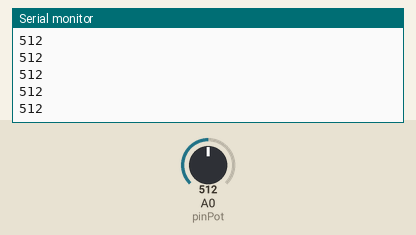
The sketch below on a simulated Arduino MKR. Shown: the last lines printed to the serial monitor. The inputs (shaded band) are chosen by the test bench; at power-on: A0 (pinPot) = 512. WiFi joins after 1.5 s; servers stay silent unless stated; no MQTT or app messages arrive unless stated.

Above: at 2.7 s.
2.8 s: A0 (pinPot) set to 716
At 3.8 s:
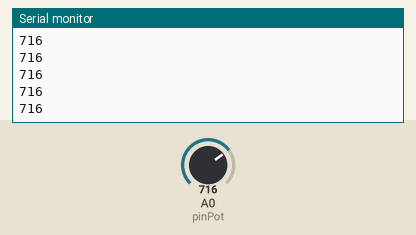
4.3 s: A0 (pinPot) set to 900
At 5.1 s:
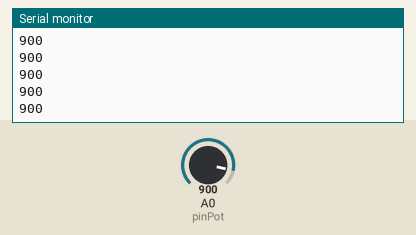
Timing chart, 0 to 7.3 s (numbered marks = the images above; inputs shaded):
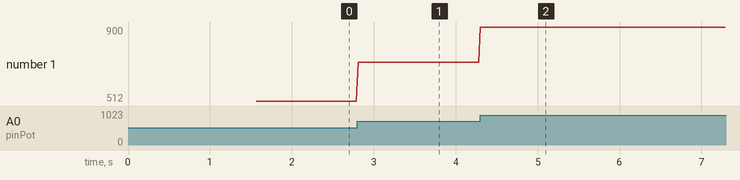

The sketch:

shiftr.io_arduino_sender.ino
```cpp
#include <WiFiNINA.h>
#include <MQTT.h>
#include "wifiCredentials.h"

const char ssid[] = WIFI_SSID;
const char pass[] = WIFI_PASS;
unsigned long lastMillis = 0;
int ledBlink;

WiFiClient net;
MQTTClient client;
int status = WL_IDLE_STATUS;

#define pinPot A0
int value = 0;
int valuePotMeter;


void setup() {
  //Serial.begin(115200);
  Serial.begin(9600);

  // attempt to connect to Wifi network:
  while (WiFi.begin(ssid, pass) != WL_CONNECTED) {
    // failed, retry
    Serial.print("No WiFi connection");
    delay(5000);

    pinMode(pinPot, INPUT);
  }

  // once you are connected :
  Serial.println("You're connected to the network");

  //start mqtt
  client.begin("audrey.cloud.shiftr.io", net);
  connect();
}

void loop() {
  client.loop();
  delay(10);

  // check if connected
  if (!client.connected()) {
    connect();
  }

  // publish a message roughly every second.
  // if (millis() - lastMillis > 1000) {
  //   lastMillis = millis();

  //   if(ledBlink == 1) {
  //     ledBlink = 0;
  //   }else {
  //     ledBlink = 1;
  //   }
  //   client.publish("/ledBlink", String(ledBlink));
  // }

  // value = analogRead(pinPot);
  // Serial.println(value);

  if (millis() - lastMillis > 10) {
    lastMillis = millis();
    value = analogRead(pinPot);
    valuePotMeter = map(value, 0, 1023, 0, 255  );
    Serial.println(value);
    client.publish("/valuePotMeter", String(valuePotMeter));
  }
}


void connect() {
  while (WiFi.status() != WL_CONNECTED) {
    Serial.print("No Wifi connection...");
    delay(1000);
  }

  while (!client.connect("Audrey", "audrey", "j8pQAkkhYzGk0K5v")) {
    Serial.print(".");
    delay(1000);
  }

  Serial.println("\nconnected to MQTT!");
  client.subscribe("ledBlink");
}
```

wifiCredentials.h
```cpp
#define WIFI_SSID "iad_zhdk"
#define WIFI_PASS "i@d_4ever"
```

Measured:
- after the input at 2.8 s, the serial monitor: prints a new line at once (image 1)
- after the input at 4.3 s, the serial monitor: prints a new line at once (image 2)
- plotted number 1: 512 → 716 after the input at 2.8 s, 716 → 900 after the input at 4.3 s
